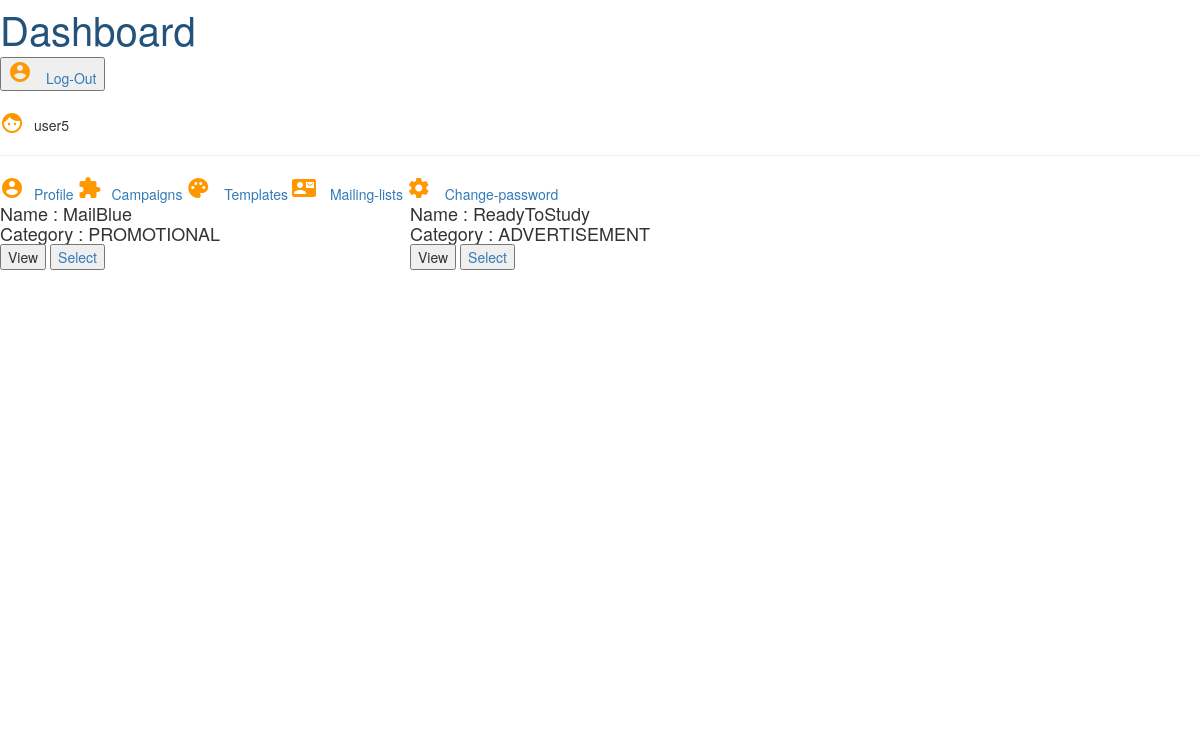
The page /show-templates/ (signed in) on the database its author committed.
### campaign/models.py (models this page shows)
class Template(models.Model):
	image = models.ImageField(upload_to=get_templatesimage_path, null = True)
	template_name = models.CharField(max_length = 50, unique = True)
	template_image = models.ImageField(upload_to = get_templatesimage_path)
	file = models.FileField(upload_to = get_templatesfile_path)
	category = models.CharField(max_length=30, choices=CATEGORY_CHOICES, null=False)
	def __str__(self):
		return self.template_name

### campaign/views.py (the view)
# urls.py: url(r'^show-templates/$', views.ShowTemplateView.as_view(), name='show_templates'),
class ShowTemplateView(LoginRequiredMixin, generic.ListView):
	template_name = 'campaign/show_template.html'
	model = Template
	paginate_by=3

### campaign/templates/campaign/show_template.html (shortened to what this page needs)
{% load staticfiles %}
{% load static %}
<!DOCTYPE html>
<html>
    <head>
        <link rel="stylesheet" href="https://code.getmdl.io/1.3.0/material.amber-yellow.min.css" />
		<link rel="stylesheet" href="{% static 'css/templates.css' %}">
  		<link rel="stylesheet" href="https://maxcdn.bootstrapcdn.com/bootstrap/3.3.7/css/bootstrap.min.css">
    </head>
    <body>
        <div class="mdl-layout mdl-js-layout mdl-layout--fixed-header">
            <header class="mdl-layout__header">
                <div class="mdl-layout__header-row">
					<a href="{% url 'campaign:dashboard' %}" style=" text-decoration: none;">
                        <span class="mdl-layout-title ttl">Dashboard</span>
                    </a>
                    <nav class="mdl-navigation mdl-layout--large-screen-only">
                        <a href="{% url 'chimp_users:logout' %}">
                            <button type="button" class="mdl-button mdl-js-button mdl-button--raised mdl-js-ripple-effect mdl-button--accent">
                                <i class="material-icons sps">account_circle</i> Log-Out
                            </button>
                        </a>
                    </nav>
                </div>
            </header>
            <div class="mdl-layout__drawer text-left" style="padding-top:20px;">
                <span class="mdl-layout-title"><i class="material-icons ussps" >face</i>{{ request.user.first_name }}</span>
                <hr>
                <nav class="mdl-navigation">
                    <a class="mdl-navigation__link" href="{% url 'chimp_users:show_user_profile' %}" style=" text-decoration: none;"><i class="material-icons sps">account_circle</i>Profile</a>
                    <a class="mdl-navigation__link" href="{% url 'campaign:show_campaign' %}" style=" text-decoration: none;"><i class="material-icons sps">extension</i>Campaigns</a>
                    <a class="mdl-navigation__link" href="{% url 'campaign:show_templates' %}" style=" text-decoration: none;"><i class="material-icons sps">palette</i> Templates</a>
                    <a class="mdl-navigation__link" href="{% url 'campaign:show_mailing_list' %}" style=" text-decoration: none;"><i class="material-icons sps">contact_mail</i> Mailing-lists</a>
                    <a class="mdl-navigation__link" href="{% url 'chimp_users:change_password' %}"><i class="material-icons sps">settings</i> Change-password</a>
                </nav>
            </div>
            <main class="mdl-layout__content">
                <div class="page-content">
					<div class="row">
						{% for template in template_list %}
						<div class="content-grid mdl-grid col-lg-4">
							<div class="mdl-cell">
								<div class="demo-card-square mdl-card mdl-shadow--2dp">
									<div class="mdl-card__supporting-text" style="text-align:left;">
										<h4 style="margin:0px;">Name : {{template.template_name}}</h4>
										<h4 style="margin:0px;">Category : {{template.category}}</h4>
									</div>
									<div class="mdl-card__actions mdl-card--border">
										<button type="button" name="button" class="mdl-button mdl-button--colored mdl-js-button mdl-js-ripple-effect" data-toggle="modal" data-target="#temp-pic-{{template}}" id="view-button">View</button>
                                        <a href="{% url 'campaign:create_campaign' %}">
                                            <button data-template-id="{{template.id}}" class="mdl-button mdl-button--colored mdl-js-button mdl-js-ripple-effect select-temp">
                                                Select
                                            </button>
                                        </a>
									</div>
								</div>
							</div>
						</div>
						{% endfor %}
					</div>
                </div>
            </main>
        </div>
    </body>
</html>

### static/css/templates.css (style rules this page uses)
.ttl { font-size: 40px; }
.ussps { vertical-align: text-bottom; margin-right: 10px; color: #FF9800; }
.sps { margin-right: 10px; color: #FF9800; }
.content-grid { max-width: 100vw; }
.demo-card-square.mdl-card { width: 400px; height: 500px; }

### rows shown on the page
Template: template_name "MailBlue", category "PROMOTIONAL"
Template: template_name "ReadyToStudy", category "ADVERTISEMENT"

### other values the page prints
{{ request.user.first_name }} "user5"
